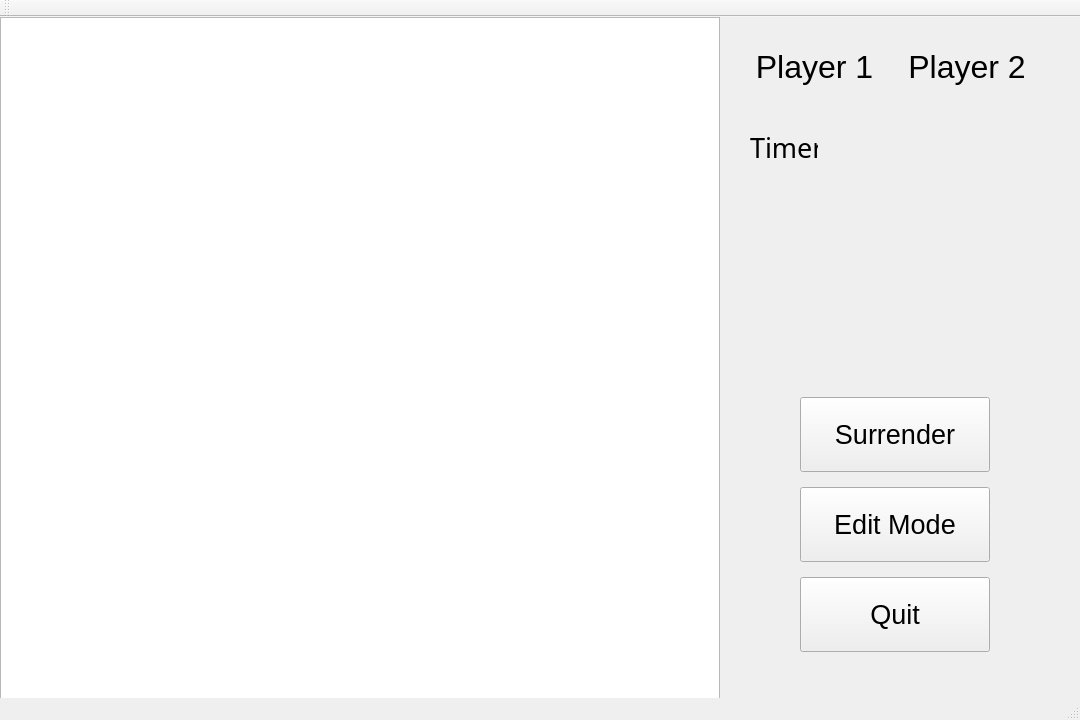
<?xml version="1.0" encoding="UTF-8"?>
<ui version="4.0">
 <class>MainWindow</class>
 <widget class="QMainWindow" name="MainWindow">
  <property name="geometry">
   <rect>
    <x>0</x>
    <y>0</y>
    <width>1080</width>
    <height>720</height>
   </rect>
  </property>
  <property name="minimumSize">
   <size>
    <width>1080</width>
    <height>720</height>
   </size>
  </property>
  <property name="maximumSize">
   <size>
    <width>1080</width>
    <height>720</height>
   </size>
  </property>
  <property name="windowTitle">
   <string>MainWindow</string>
  </property>
  <widget class="QWidget" name="centralWidget">
   <widget class="QLabel" name="label_7">
    <property name="geometry">
     <rect>
      <x>390</x>
      <y>300</y>
      <width>281</width>
      <height>131</height>
     </rect>
    </property>
    <property name="text">
     <string>test</string>
    </property>
   </widget>
   <widget class="QGraphicsView" name="graphicsView">
    <property name="geometry">
     <rect>
      <x>0</x>
      <y>0</y>
      <width>720</width>
      <height>720</height>
     </rect>
    </property>
    <property name="sizePolicy">
     <sizepolicy hsizetype="Fixed" vsizetype="Fixed">
      <horstretch>0</horstretch>
      <verstretch>0</verstretch>
     </sizepolicy>
    </property>
    <property name="minimumSize">
     <size>
      <width>720</width>
      <height>720</height>
     </size>
    </property>
    <property name="maximumSize">
     <size>
      <width>720</width>
      <height>720</height>
     </size>
    </property>
   </widget>
   <widget class="QLabel" name="label_3">
    <property name="geometry">
     <rect>
      <x>750</x>
      <y>110</y>
      <width>68</width>
      <height>41</height>
     </rect>
    </property>
    <property name="font">
     <font>
      <family>Ubuntu Mono</family>
      <pointsize>20</pointsize>
      <weight>50</weight>
      <bold>false</bold>
     </font>
    </property>
    <property name="text">
     <string>Timer</string>
    </property>
   </widget>
   <widget class="QWidget" name="horizontalLayoutWidget">
    <property name="geometry">
     <rect>
      <x>730</x>
      <y>10</y>
      <width>321</width>
      <height>80</height>
     </rect>
    </property>
    <layout class="QHBoxLayout" name="horizontalLayout">
     <item>
      <widget class="QLabel" name="player1_label">
       <property name="font">
        <font>
         <pointsize>24</pointsize>
        </font>
       </property>
       <property name="text">
        <string>Player 1</string>
       </property>
       <property name="alignment">
        <set>Qt::AlignCenter</set>
       </property>
      </widget>
     </item>
     <item>
      <widget class="QLabel" name="player2_label">
       <property name="font">
        <font>
         <pointsize>24</pointsize>
        </font>
       </property>
       <property name="text">
        <string>Player 2</string>
       </property>
       <property name="alignment">
        <set>Qt::AlignCenter</set>
       </property>
      </widget>
     </item>
    </layout>
   </widget>
   <widget class="QPushButton" name="surrenderButton">
    <property name="enabled">
     <bool>true</bool>
    </property>
    <property name="geometry">
     <rect>
      <x>800</x>
      <y>380</y>
      <width>190</width>
      <height>75</height>
     </rect>
    </property>
    <property name="sizePolicy">
     <sizepolicy hsizetype="Preferred" vsizetype="Preferred">
      <horstretch>0</horstretch>
      <verstretch>0</verstretch>
     </sizepolicy>
    </property>
    <property name="maximumSize">
     <size>
      <width>200</width>
      <height>75</height>
     </size>
    </property>
    <property name="font">
     <font>
      <pointsize>20</pointsize>
     </font>
    </property>
    <property name="layoutDirection">
     <enum>Qt::LeftToRight</enum>
    </property>
    <property name="text">
     <string>Surrender</string>
    </property>
   </widget>
   <widget class="QPushButton" name="editButton">
    <property name="geometry">
     <rect>
      <x>800</x>
      <y>470</y>
      <width>190</width>
      <height>75</height>
     </rect>
    </property>
    <property name="sizePolicy">
     <sizepolicy hsizetype="Preferred" vsizetype="Preferred">
      <horstretch>0</horstretch>
      <verstretch>0</verstretch>
     </sizepolicy>
    </property>
    <property name="maximumSize">
     <size>
      <width>200</width>
      <height>75</height>
     </size>
    </property>
    <property name="font">
     <font>
      <pointsize>20</pointsize>
     </font>
    </property>
    <property name="layoutDirection">
     <enum>Qt::LeftToRight</enum>
    </property>
    <property name="text">
     <string>Edit Mode</string>
    </property>
   </widget>
   <widget class="QPushButton" name="quitButton">
    <property name="geometry">
     <rect>
      <x>800</x>
      <y>560</y>
      <width>190</width>
      <height>75</height>
     </rect>
    </property>
    <property name="sizePolicy">
     <sizepolicy hsizetype="Preferred" vsizetype="Preferred">
      <horstretch>0</horstretch>
      <verstretch>0</verstretch>
     </sizepolicy>
    </property>
    <property name="maximumSize">
     <size>
      <width>200</width>
      <height>75</height>
     </size>
    </property>
    <property name="font">
     <font>
      <pointsize>20</pointsize>
     </font>
    </property>
    <property name="layoutDirection">
     <enum>Qt::LeftToRight</enum>
    </property>
    <property name="text">
     <string>Quit</string>
    </property>
   </widget>
  </widget>
  <widget class="QMenuBar" name="menuBar">
   <property name="geometry">
    <rect>
     <x>0</x>
     <y>0</y>
     <width>1080</width>
     <height>22</height>
    </rect>
   </property>
  </widget>
  <widget class="QToolBar" name="mainToolBar">
   <attribute name="toolBarArea">
    <enum>TopToolBarArea</enum>
   </attribute>
   <attribute name="toolBarBreak">
    <bool>false</bool>
   </attribute>
  </widget>
  <widget class="QStatusBar" name="statusBar"/>
 </widget>
 <layoutdefault spacing="6" margin="11"/>
 <resources/>
 <connections/>
</ui>
